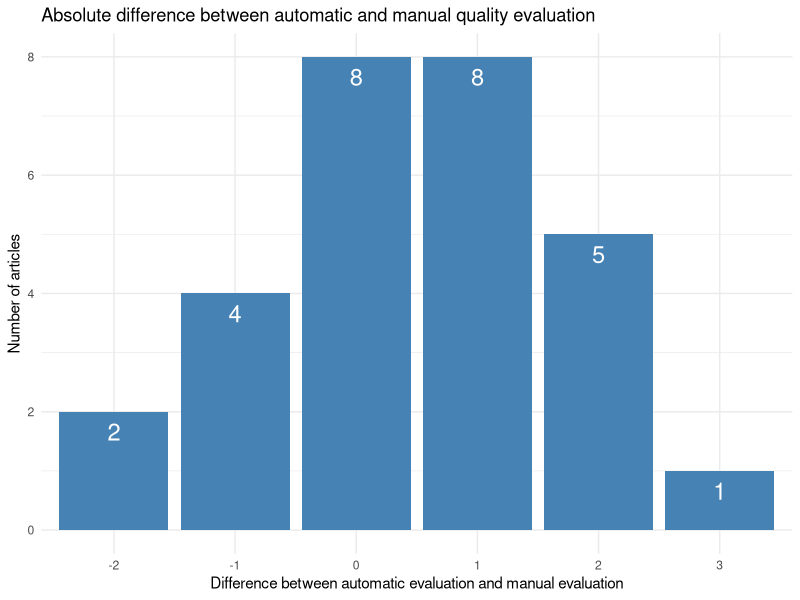
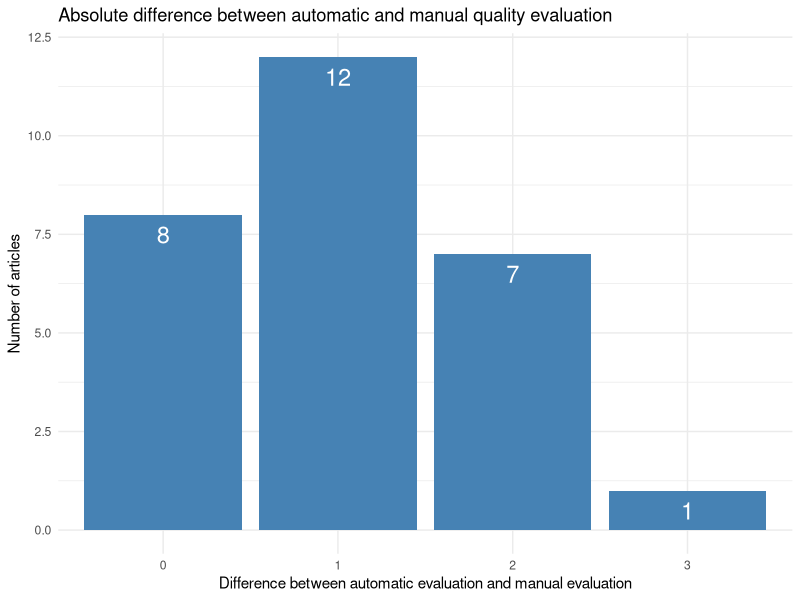

These figures' R source, in order:
## ---- chunk 1
knitr::opts_chunk$set(echo = TRUE)
## ---- chunk 2
library(ggplot2)
## ---- chunk 3
ranking_manual <- c(4, 3, 3, 3, 3, 3, 2, 2, 2 , 2, 2, 2, 2, 2, 2, 2, 1, 1, 1, 1, 0, 0, 0, 0, 0, 0, 0, 0)

ranking_auto <- c(3, 3, 3, 3, 3, 2, 4, 4, 3, 3, 2, 2, 1, 1, 0, 0, 2, 2, 2, 2, 3, 2, 2, 2, 1, 1, 0, 0)
## ---- chunk 4
difference <- ranking_auto-ranking_manual
difference
## ---- chunk 5
difference_absolue <- abs(difference)
difference_absolue
## ---- chunk 6
summary(difference)
summary(difference_absolue)
## ---- chunk 7
table(difference)
table(difference_absolue)
## ---- chunk 8
diff_to_plot <- as.data.frame(table(difference))
abs_diff_to_plot <- as.data.frame(table(difference_absolue))
## ---- chunk 9
p<-ggplot(data=diff_to_plot, aes(x=difference, y=Freq)) +
  geom_bar(stat="identity", fill="steelblue")+
  geom_text(aes(label=Freq), vjust=1.6, color="white", size=6)+
  theme_minimal()

p + ggtitle("Absolute difference between automatic and manual quality evaluation") + xlab("Difference between automatic evaluation and manual evaluation") + ylab("Number of articles")
## ---- chunk 10
p<-ggplot(data=abs_diff_to_plot, aes(x=difference_absolue, y=Freq)) +
  geom_bar(stat="identity", fill="steelblue")+
  geom_text(aes(label=Freq), vjust=1.6, color="white", size=6)+
  theme_minimal()

p + ggtitle("Absolute difference between automatic and manual quality evaluation") + xlab("Difference between automatic evaluation and manual evaluation") + ylab("Number of articles")
## ---- chunk 11
library(Hmisc)
df<-data.frame("auto"=ranking_auto, "manual"=ranking_manual)

cor(df)
cor(df, method = "spearman")
rcorr(as.matrix(df))
